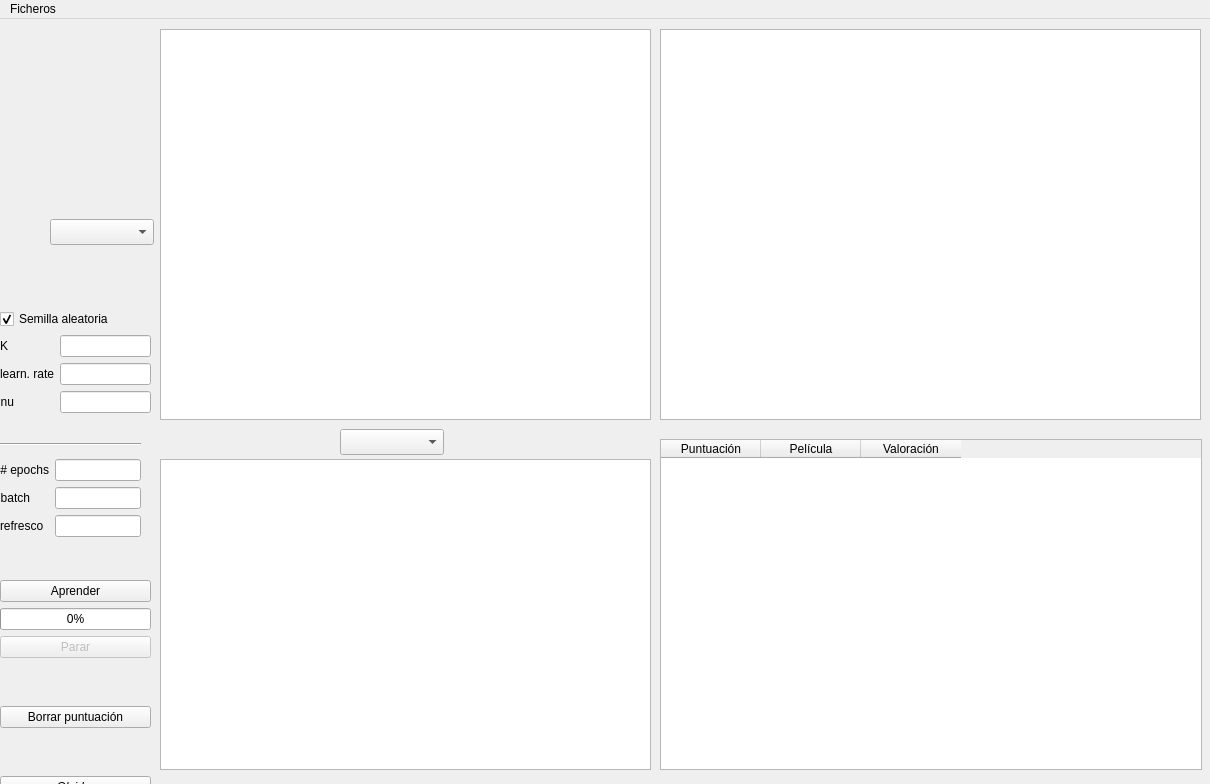
<?xml version="1.0" encoding="UTF-8"?>
<ui version="4.0">
 <class>MainWindow</class>
 <widget class="QMainWindow" name="MainWindow">
  <property name="geometry">
   <rect>
    <x>0</x>
    <y>0</y>
    <width>1210</width>
    <height>784</height>
   </rect>
  </property>
  <property name="minimumSize">
   <size>
    <width>1210</width>
    <height>784</height>
   </size>
  </property>
  <property name="maximumSize">
   <size>
    <width>1210</width>
    <height>784</height>
   </size>
  </property>
  <property name="windowTitle">
   <string>Sistema de Recomendación de Películas</string>
  </property>
  <property name="toolTip">
   <string extracomment="Elimina el modelo de memoria, reinicia los parámetros"/>
  </property>
  <widget class="QWidget" name="centralwidget">
   <widget class="PlotWidget" name="graphicsView_pelis">
    <property name="geometry">
     <rect>
      <x>160</x>
      <y>10</y>
      <width>491</width>
      <height>391</height>
     </rect>
    </property>
   </widget>
   <widget class="PlotWidget" name="graphicsView_errores">
    <property name="geometry">
     <rect>
      <x>160</x>
      <y>440</y>
      <width>491</width>
      <height>311</height>
     </rect>
    </property>
    <property name="toolTip">
     <string/>
    </property>
   </widget>
   <widget class="QTableWidget" name="tableWidget">
    <property name="geometry">
     <rect>
      <x>660</x>
      <y>420</y>
      <width>542</width>
      <height>331</height>
     </rect>
    </property>
    <property name="maximumSize">
     <size>
      <width>16777215</width>
      <height>751</height>
     </size>
    </property>
    <column>
     <property name="text">
      <string>Puntuación</string>
     </property>
    </column>
    <column>
     <property name="text">
      <string>Película</string>
     </property>
    </column>
    <column>
     <property name="text">
      <string>Valoración</string>
     </property>
    </column>
   </widget>
   <widget class="QPlainTextEdit" name="consola">
    <property name="geometry">
     <rect>
      <x>660</x>
      <y>10</y>
      <width>541</width>
      <height>391</height>
     </rect>
    </property>
    <property name="readOnly">
     <bool>true</bool>
    </property>
   </widget>
   <widget class="QComboBox" name="cb_Y">
    <property name="geometry">
     <rect>
      <x>50</x>
      <y>200</y>
      <width>104</width>
      <height>26</height>
     </rect>
    </property>
   </widget>
   <widget class="QComboBox" name="cb_X">
    <property name="geometry">
     <rect>
      <x>340</x>
      <y>410</y>
      <width>104</width>
      <height>26</height>
     </rect>
    </property>
   </widget>
   <widget class="Line" name="line">
    <property name="geometry">
     <rect>
      <x>0</x>
      <y>410</y>
      <width>141</width>
      <height>31</height>
     </rect>
    </property>
    <property name="orientation">
     <enum>Qt::Horizontal</enum>
    </property>
   </widget>
   <widget class="QWidget" name="formLayoutWidget_3">
    <property name="geometry">
     <rect>
      <x>0</x>
      <y>440</y>
      <width>141</width>
      <height>85</height>
     </rect>
    </property>
    <layout class="QFormLayout" name="layout_variables">
     <item row="0" column="0">
      <widget class="QLabel" name="label_4">
       <property name="text">
        <string># epochs</string>
       </property>
       <property name="alignment">
        <set>Qt::AlignRight|Qt::AlignTrailing|Qt::AlignVCenter</set>
       </property>
      </widget>
     </item>
     <item row="0" column="1">
      <widget class="QLineEdit" name="le_epochs">
       <property name="toolTip">
        <string>Número de veces que se presentará el conjunto de entrenamiento</string>
       </property>
       <property name="text">
        <string/>
       </property>
      </widget>
     </item>
     <item row="1" column="1">
      <widget class="QLineEdit" name="le_minibatch">
       <property name="toolTip">
        <string>Número de ejemplos de cada batch</string>
       </property>
       <property name="text">
        <string/>
       </property>
      </widget>
     </item>
     <item row="2" column="0">
      <widget class="QLabel" name="label_6">
       <property name="text">
        <string>refresco</string>
       </property>
      </widget>
     </item>
     <item row="2" column="1">
      <widget class="QLineEdit" name="le_drawevery">
       <property name="toolTip">
        <string>Indica cada cuantos segundos se actualizan los gráficos</string>
       </property>
      </widget>
     </item>
     <item row="1" column="0">
      <widget class="QLabel" name="label_5">
       <property name="text">
        <string>batch</string>
       </property>
       <property name="alignment">
        <set>Qt::AlignRight|Qt::AlignTrailing|Qt::AlignVCenter</set>
       </property>
      </widget>
     </item>
    </layout>
   </widget>
   <widget class="QWidget" name="verticalLayoutWidget">
    <property name="geometry">
     <rect>
      <x>0</x>
      <y>290</y>
      <width>151</width>
      <height>112</height>
     </rect>
    </property>
    <layout class="QVBoxLayout" name="layout_fijos">
     <item>
      <widget class="QCheckBox" name="cb_semillaaleatoria">
       <property name="toolTip">
        <string>La generación de aleatorios comienza con semilla fija o variable</string>
       </property>
       <property name="text">
        <string>Semilla aleatoria</string>
       </property>
       <property name="checked">
        <bool>true</bool>
       </property>
      </widget>
     </item>
     <item>
      <layout class="QFormLayout" name="fl_fijos_texto">
       <item row="0" column="0">
        <widget class="QLabel" name="label">
         <property name="text">
          <string>K</string>
         </property>
         <property name="alignment">
          <set>Qt::AlignRight|Qt::AlignTrailing|Qt::AlignVCenter</set>
         </property>
        </widget>
       </item>
       <item row="0" column="1">
        <widget class="QLineEdit" name="le_K">
         <property name="toolTip">
          <string>Dimensiones del espacio de proyección (embedding)</string>
         </property>
         <property name="toolTipDuration">
          <number>5</number>
         </property>
         <property name="text">
          <string/>
         </property>
        </widget>
       </item>
       <item row="1" column="0">
        <widget class="QLabel" name="label_2">
         <property name="text">
          <string>learn. rate</string>
         </property>
         <property name="alignment">
          <set>Qt::AlignRight|Qt::AlignTrailing|Qt::AlignVCenter</set>
         </property>
        </widget>
       </item>
       <item row="1" column="1">
        <widget class="QLineEdit" name="le_learningrate">
         <property name="toolTip">
          <string>Factor de aprendizaje</string>
         </property>
         <property name="text">
          <string/>
         </property>
        </widget>
       </item>
       <item row="2" column="0">
        <widget class="QLabel" name="label_3">
         <property name="text">
          <string>nu</string>
         </property>
         <property name="alignment">
          <set>Qt::AlignRight|Qt::AlignTrailing|Qt::AlignVCenter</set>
         </property>
        </widget>
       </item>
       <item row="2" column="1">
        <widget class="QLineEdit" name="le_nu">
         <property name="toolTip">
          <string>Factor de regularización</string>
         </property>
         <property name="text">
          <string/>
         </property>
        </widget>
       </item>
      </layout>
     </item>
    </layout>
   </widget>
   <widget class="QWidget" name="verticalLayoutWidget_2">
    <property name="geometry">
     <rect>
      <x>0</x>
      <y>561</y>
      <width>151</width>
      <height>218</height>
     </rect>
    </property>
    <layout class="QVBoxLayout" name="verticalLayout">
     <item>
      <widget class="QPushButton" name="pb_Aprender">
       <property name="toolTip">
        <string>Aprende un modelo a partir de los datos de entrenamiento y de los gustos del usuario, si los ha indicado</string>
       </property>
       <property name="text">
        <string>Aprender</string>
       </property>
      </widget>
     </item>
     <item>
      <widget class="QProgressBar" name="progressBar">
       <property name="value">
        <number>0</number>
       </property>
      </widget>
     </item>
     <item>
      <widget class="QPushButton" name="pb_Parar">
       <property name="enabled">
        <bool>false</bool>
       </property>
       <property name="toolTip">
        <string>Detiene el entrenamiento</string>
       </property>
       <property name="text">
        <string>Parar</string>
       </property>
      </widget>
     </item>
     <item>
      <spacer name="verticalSpacer_2">
       <property name="orientation">
        <enum>Qt::Vertical</enum>
       </property>
       <property name="sizeType">
        <enum>QSizePolicy::Expanding</enum>
       </property>
       <property name="sizeHint" stdset="0">
        <size>
         <width>20</width>
         <height>20</height>
        </size>
       </property>
      </spacer>
     </item>
     <item>
      <widget class="QPushButton" name="pb_Borrarpuntos">
       <property name="toolTip">
        <string>Borra las puntuaciones cargadas en memoria</string>
       </property>
       <property name="text">
        <string>Borrar puntuación</string>
       </property>
      </widget>
     </item>
     <item>
      <spacer name="verticalSpacer">
       <property name="orientation">
        <enum>Qt::Vertical</enum>
       </property>
       <property name="sizeType">
        <enum>QSizePolicy::Expanding</enum>
       </property>
       <property name="sizeHint" stdset="0">
        <size>
         <width>20</width>
         <height>20</height>
        </size>
       </property>
      </spacer>
     </item>
     <item>
      <widget class="QPushButton" name="pb_Olvidar">
       <property name="font">
        <font>
         <italic>true</italic>
        </font>
       </property>
       <property name="toolTip">
        <string>Elimina el modelo aprendido</string>
       </property>
       <property name="text">
        <string>Olvidar</string>
       </property>
      </widget>
     </item>
    </layout>
   </widget>
  </widget>
  <widget class="QMenuBar" name="menuBar">
   <property name="geometry">
    <rect>
     <x>0</x>
     <y>0</y>
     <width>1210</width>
     <height>37</height>
    </rect>
   </property>
   <widget class="QMenu" name="menu">
    <property name="title">
     <string>Ficheros</string>
    </property>
    <addaction name="actionCargar_puntuaciones"/>
    <addaction name="actionGuardar_puntuaciones"/>
    <addaction name="separator"/>
    <addaction name="actionCargar_modelo_entrenado"/>
    <addaction name="actionGuardar_modelo_entrenado"/>
    <addaction name="separator"/>
    <addaction name="actionExportar"/>
   </widget>
   <addaction name="menu"/>
  </widget>
  <action name="actionCargar_puntuaciones">
   <property name="text">
    <string>Cargar puntuaciones</string>
   </property>
  </action>
  <action name="actionGuardar_puntuaciones">
   <property name="text">
    <string>Guardar puntuaciones</string>
   </property>
  </action>
  <action name="actionCargar_modelo_entrenado">
   <property name="text">
    <string>Cargar modelo entrenado</string>
   </property>
  </action>
  <action name="actionGuardar_modelo_entrenado">
   <property name="text">
    <string>Guardar modelo entrenado</string>
   </property>
  </action>
  <action name="actionExportar">
   <property name="text">
    <string>Exportar</string>
   </property>
  </action>
 </widget>
 <customwidgets>
  <customwidget>
   <class>PlotWidget</class>
   <extends>QGraphicsView</extends>
   <header>pyqtgraph</header>
  </customwidget>
 </customwidgets>
 <resources/>
 <connections/>
</ui>
